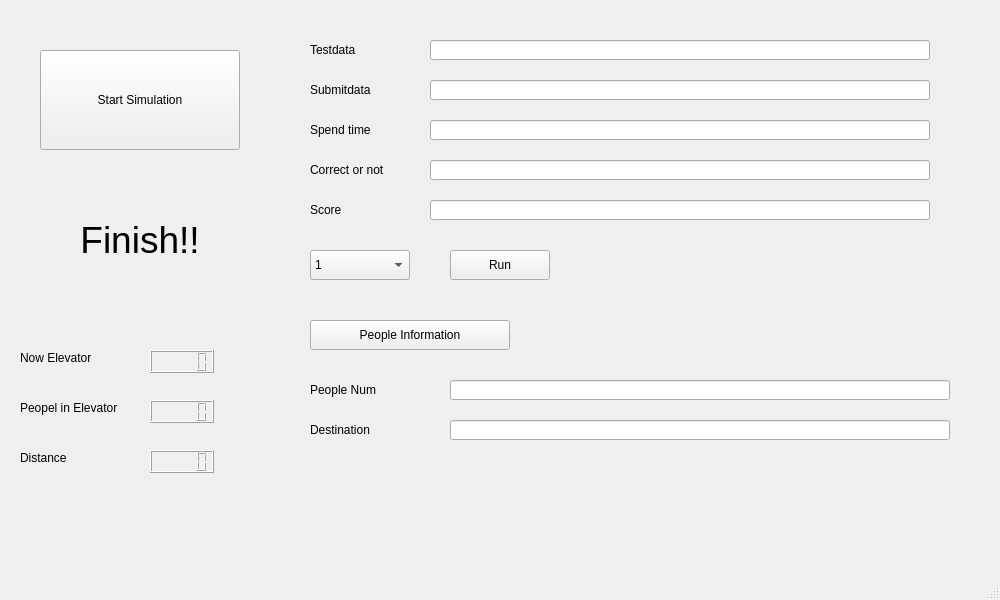
<?xml version="1.0" encoding="UTF-8"?>
<ui version="4.0">
 <class>MainWindow</class>
 <widget class="QMainWindow" name="MainWindow">
  <property name="geometry">
   <rect>
    <x>0</x>
    <y>0</y>
    <width>1000</width>
    <height>600</height>
   </rect>
  </property>
  <property name="windowTitle">
   <string>MainWindow</string>
  </property>
  <widget class="QWidget" name="centralwidget">
   <widget class="QLabel" name="TestdataLabel">
    <property name="geometry">
     <rect>
      <x>310</x>
      <y>40</y>
      <width>100</width>
      <height>20</height>
     </rect>
    </property>
    <property name="text">
     <string>Testdata</string>
    </property>
   </widget>
   <widget class="QLabel" name="SubmitdataLabel">
    <property name="geometry">
     <rect>
      <x>310</x>
      <y>80</y>
      <width>100</width>
      <height>20</height>
     </rect>
    </property>
    <property name="text">
     <string>Submitdata</string>
    </property>
   </widget>
   <widget class="QLabel" name="SpendtimeLabel">
    <property name="geometry">
     <rect>
      <x>310</x>
      <y>120</y>
      <width>100</width>
      <height>20</height>
     </rect>
    </property>
    <property name="text">
     <string>Spend time</string>
    </property>
   </widget>
   <widget class="QLabel" name="Correctlabel">
    <property name="geometry">
     <rect>
      <x>310</x>
      <y>160</y>
      <width>100</width>
      <height>20</height>
     </rect>
    </property>
    <property name="text">
     <string>Correct or not</string>
    </property>
   </widget>
   <widget class="QLineEdit" name="TestdataLine">
    <property name="geometry">
     <rect>
      <x>430</x>
      <y>40</y>
      <width>500</width>
      <height>20</height>
     </rect>
    </property>
   </widget>
   <widget class="QLineEdit" name="SubmitdataLine">
    <property name="geometry">
     <rect>
      <x>430</x>
      <y>80</y>
      <width>500</width>
      <height>20</height>
     </rect>
    </property>
   </widget>
   <widget class="QLineEdit" name="SpendtimeLine">
    <property name="geometry">
     <rect>
      <x>430</x>
      <y>120</y>
      <width>500</width>
      <height>20</height>
     </rect>
    </property>
   </widget>
   <widget class="QLineEdit" name="CorrectLine">
    <property name="geometry">
     <rect>
      <x>430</x>
      <y>160</y>
      <width>500</width>
      <height>20</height>
     </rect>
    </property>
   </widget>
   <widget class="QComboBox" name="Slectfloorbox">
    <property name="geometry">
     <rect>
      <x>310</x>
      <y>250</y>
      <width>100</width>
      <height>30</height>
     </rect>
    </property>
    <item>
     <property name="text">
      <string>1</string>
     </property>
    </item>
    <item>
     <property name="text">
      <string>2</string>
     </property>
    </item>
    <item>
     <property name="text">
      <string>3</string>
     </property>
    </item>
    <item>
     <property name="text">
      <string>4</string>
     </property>
    </item>
    <item>
     <property name="text">
      <string>5</string>
     </property>
    </item>
    <item>
     <property name="text">
      <string>6</string>
     </property>
    </item>
    <item>
     <property name="text">
      <string>7</string>
     </property>
    </item>
    <item>
     <property name="text">
      <string>8</string>
     </property>
    </item>
    <item>
     <property name="text">
      <string>9</string>
     </property>
    </item>
    <item>
     <property name="text">
      <string>10</string>
     </property>
    </item>
    <item>
     <property name="text">
      <string>11</string>
     </property>
    </item>
    <item>
     <property name="text">
      <string>12</string>
     </property>
    </item>
    <item>
     <property name="text">
      <string>13</string>
     </property>
    </item>
    <item>
     <property name="text">
      <string>14</string>
     </property>
    </item>
    <item>
     <property name="text">
      <string>15</string>
     </property>
    </item>
    <item>
     <property name="text">
      <string>16</string>
     </property>
    </item>
    <item>
     <property name="text">
      <string>17</string>
     </property>
    </item>
    <item>
     <property name="text">
      <string>18</string>
     </property>
    </item>
    <item>
     <property name="text">
      <string>19</string>
     </property>
    </item>
    <item>
     <property name="text">
      <string>20</string>
     </property>
    </item>
    <item>
     <property name="text">
      <string>21</string>
     </property>
    </item>
    <item>
     <property name="text">
      <string>22</string>
     </property>
    </item>
    <item>
     <property name="text">
      <string>23</string>
     </property>
    </item>
    <item>
     <property name="text">
      <string>24</string>
     </property>
    </item>
    <item>
     <property name="text">
      <string>25</string>
     </property>
    </item>
    <item>
     <property name="text">
      <string>26</string>
     </property>
    </item>
    <item>
     <property name="text">
      <string>27</string>
     </property>
    </item>
    <item>
     <property name="text">
      <string>28</string>
     </property>
    </item>
    <item>
     <property name="text">
      <string>29</string>
     </property>
    </item>
    <item>
     <property name="text">
      <string>30</string>
     </property>
    </item>
   </widget>
   <widget class="QPushButton" name="RunButton">
    <property name="geometry">
     <rect>
      <x>450</x>
      <y>250</y>
      <width>100</width>
      <height>30</height>
     </rect>
    </property>
    <property name="text">
     <string>Run</string>
    </property>
   </widget>
   <widget class="QPushButton" name="StartSimulationButton">
    <property name="geometry">
     <rect>
      <x>40</x>
      <y>50</y>
      <width>200</width>
      <height>100</height>
     </rect>
    </property>
    <property name="text">
     <string>Start Simulation</string>
    </property>
   </widget>
   <widget class="QPushButton" name="PeopleInformationButton">
    <property name="geometry">
     <rect>
      <x>310</x>
      <y>320</y>
      <width>200</width>
      <height>30</height>
     </rect>
    </property>
    <property name="text">
     <string>People Information</string>
    </property>
   </widget>
   <widget class="QLabel" name="FinishLabel">
    <property name="geometry">
     <rect>
      <x>40</x>
      <y>190</y>
      <width>200</width>
      <height>100</height>
     </rect>
    </property>
    <property name="font">
     <font>
      <pointsize>28</pointsize>
     </font>
    </property>
    <property name="text">
     <string>Finish!!</string>
    </property>
    <property name="alignment">
     <set>Qt::AlignCenter</set>
    </property>
   </widget>
   <widget class="QLineEdit" name="DestinationLine">
    <property name="geometry">
     <rect>
      <x>450</x>
      <y>420</y>
      <width>500</width>
      <height>20</height>
     </rect>
    </property>
   </widget>
   <widget class="QLineEdit" name="PeopleNumLine">
    <property name="geometry">
     <rect>
      <x>450</x>
      <y>380</y>
      <width>500</width>
      <height>20</height>
     </rect>
    </property>
   </widget>
   <widget class="QLabel" name="DestinationLabel">
    <property name="geometry">
     <rect>
      <x>310</x>
      <y>420</y>
      <width>100</width>
      <height>20</height>
     </rect>
    </property>
    <property name="text">
     <string>Destination</string>
    </property>
   </widget>
   <widget class="QLabel" name="PeopleNumLabel">
    <property name="geometry">
     <rect>
      <x>310</x>
      <y>380</y>
      <width>100</width>
      <height>20</height>
     </rect>
    </property>
    <property name="text">
     <string>People Num</string>
    </property>
   </widget>
   <widget class="QLabel" name="ScoreLabel">
    <property name="geometry">
     <rect>
      <x>310</x>
      <y>200</y>
      <width>100</width>
      <height>20</height>
     </rect>
    </property>
    <property name="text">
     <string>Score</string>
    </property>
   </widget>
   <widget class="QLineEdit" name="ScoreLine">
    <property name="geometry">
     <rect>
      <x>430</x>
      <y>200</y>
      <width>500</width>
      <height>20</height>
     </rect>
    </property>
   </widget>
   <widget class="QLabel" name="NowElevatorLabel">
    <property name="geometry">
     <rect>
      <x>20</x>
      <y>350</y>
      <width>120</width>
      <height>15</height>
     </rect>
    </property>
    <property name="text">
     <string>Now Elevator</string>
    </property>
   </widget>
   <widget class="QLabel" name="PeopleInElevatorLabel">
    <property name="geometry">
     <rect>
      <x>20</x>
      <y>400</y>
      <width>120</width>
      <height>15</height>
     </rect>
    </property>
    <property name="text">
     <string>Peopel in Elevator</string>
    </property>
   </widget>
   <widget class="QLabel" name="DistanceLabel">
    <property name="geometry">
     <rect>
      <x>20</x>
      <y>450</y>
      <width>120</width>
      <height>15</height>
     </rect>
    </property>
    <property name="text">
     <string>Distance</string>
    </property>
   </widget>
   <widget class="QLCDNumber" name="NowElevatorLCD">
    <property name="geometry">
     <rect>
      <x>150</x>
      <y>350</y>
      <width>64</width>
      <height>23</height>
     </rect>
    </property>
   </widget>
   <widget class="QLCDNumber" name="PeopleInElevatorLCD">
    <property name="geometry">
     <rect>
      <x>150</x>
      <y>400</y>
      <width>64</width>
      <height>23</height>
     </rect>
    </property>
   </widget>
   <widget class="QLCDNumber" name="DistanceLCD">
    <property name="geometry">
     <rect>
      <x>150</x>
      <y>450</y>
      <width>64</width>
      <height>23</height>
     </rect>
    </property>
   </widget>
  </widget>
  <widget class="QMenuBar" name="menubar">
   <property name="geometry">
    <rect>
     <x>0</x>
     <y>0</y>
     <width>1000</width>
     <height>25</height>
    </rect>
   </property>
  </widget>
  <widget class="QStatusBar" name="statusbar"/>
 </widget>
 <resources/>
 <connections/>
</ui>
